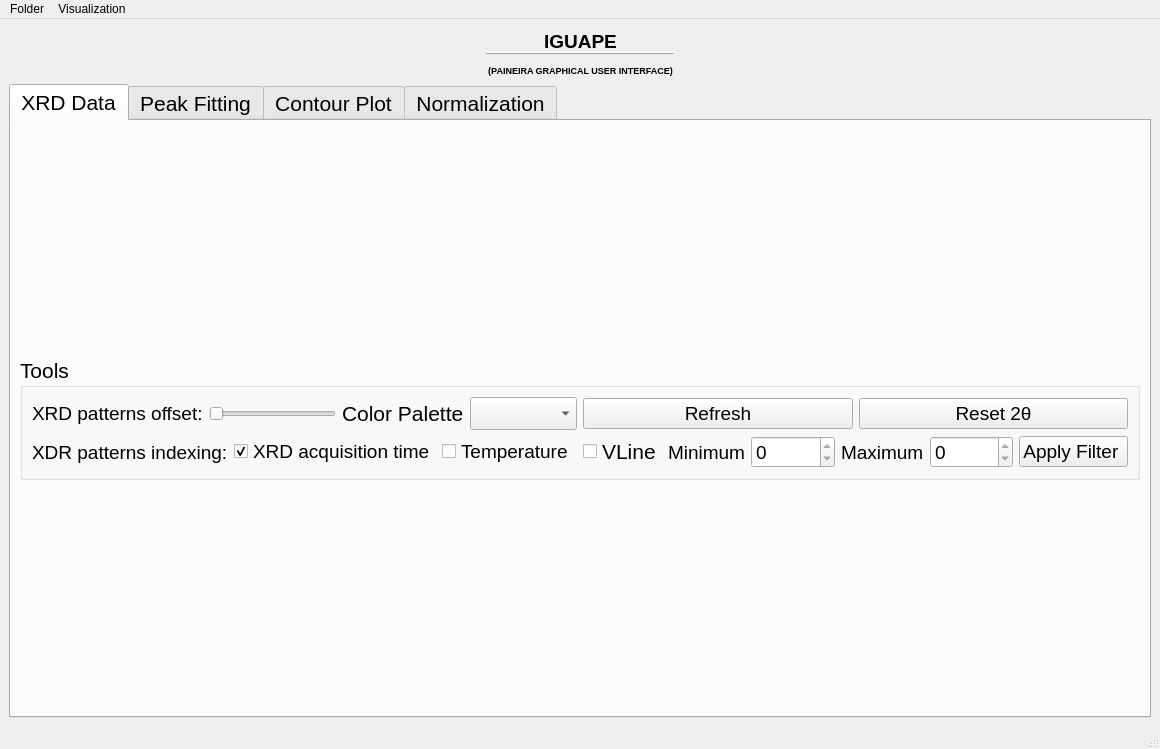
<?xml version="1.0" encoding="UTF-8"?>
<ui version="4.0">
 <class>MainWindow</class>
 <widget class="QMainWindow" name="MainWindow">
  <property name="geometry">
   <rect>
    <x>0</x>
    <y>0</y>
    <width>1160</width>
    <height>749</height>
   </rect>
  </property>
  <property name="windowTitle">
   <string>Iguape</string>
  </property>
  <property name="windowIcon">
   <iconset>
    <normaloff>../../../.designer/backup/Icons/Logo_IGUAPE.png</normaloff>../../../.designer/backup/Icons/Logo_IGUAPE.png</iconset>
  </property>
  <property name="styleSheet">
   <string notr="true"/>
  </property>
  <property name="locale">
   <locale language="English" country="UnitedKingdom"/>
  </property>
  <widget class="QWidget" name="centralwidget">
   <layout class="QGridLayout" name="gridLayout_3">
    <item row="0" column="0">
     <layout class="QVBoxLayout" name="verticalLayout">
      <item>
       <layout class="QHBoxLayout" name="horizontalLayout">
        <item>
         <widget class="QLabel" name="CNPEM_logo">
          <property name="maximumSize">
           <size>
            <width>100</width>
            <height>50</height>
           </size>
          </property>
          <property name="cursor">
           <cursorShape>PointingHandCursor</cursorShape>
          </property>
          <property name="text">
           <string/>
          </property>
          <property name="pixmap">
           <pixmap>../Icons/CNPEM-logo-colorido-2023_resize.png</pixmap>
          </property>
          <property name="openExternalLinks">
           <bool>true</bool>
          </property>
         </widget>
        </item>
        <item>
         <spacer name="horizontalSpacer_10">
          <property name="orientation">
           <enum>Qt::Horizontal</enum>
          </property>
          <property name="sizeHint" stdset="0">
           <size>
            <width>40</width>
            <height>20</height>
           </size>
          </property>
         </spacer>
        </item>
        <item>
         <widget class="QLabel" name="iguape_logo">
          <property name="maximumSize">
           <size>
            <width>100</width>
            <height>70</height>
           </size>
          </property>
          <property name="cursor">
           <cursorShape>PointingHandCursor</cursorShape>
          </property>
          <property name="text">
           <string/>
          </property>
          <property name="pixmap">
           <pixmap>../Icons/Logo_IGUAPE_resized.png</pixmap>
          </property>
          <property name="openExternalLinks">
           <bool>true</bool>
          </property>
         </widget>
        </item>
        <item>
         <spacer name="horizontalSpacer">
          <property name="orientation">
           <enum>Qt::Horizontal</enum>
          </property>
          <property name="sizeHint" stdset="0">
           <size>
            <width>40</width>
            <height>20</height>
           </size>
          </property>
         </spacer>
        </item>
        <item>
         <widget class="QLabel" name="title_label">
          <property name="minimumSize">
           <size>
            <width>0</width>
            <height>0</height>
           </size>
          </property>
          <property name="maximumSize">
           <size>
            <width>16777215</width>
            <height>50</height>
           </size>
          </property>
          <property name="font">
           <font>
            <pointsize>14</pointsize>
           </font>
          </property>
          <property name="frameShape">
           <enum>QFrame::HLine</enum>
          </property>
          <property name="frameShadow">
           <enum>QFrame::Raised</enum>
          </property>
          <property name="lineWidth">
           <number>1</number>
          </property>
          <property name="text">
           <string>&lt;html&gt;&lt;head/&gt;&lt;body&gt;&lt;p align=&quot;center&quot;&gt;&lt;span style=&quot; font-weight:600;&quot;&gt;IGUAPE&lt;/span&gt;&lt;/p&gt;&lt;p align=&quot;center&quot;&gt;&lt;span style=&quot; font-size:7pt; font-weight:600;&quot;&gt;(PAINEIRA GRAPHICAL USER INTERFACE)&lt;/span&gt;&lt;/p&gt;&lt;/body&gt;&lt;/html&gt;</string>
          </property>
          <property name="alignment">
           <set>Qt::AlignCenter</set>
          </property>
         </widget>
        </item>
        <item>
         <spacer name="horizontalSpacer_3">
          <property name="orientation">
           <enum>Qt::Horizontal</enum>
          </property>
          <property name="sizeHint" stdset="0">
           <size>
            <width>40</width>
            <height>20</height>
           </size>
          </property>
         </spacer>
        </item>
        <item>
         <widget class="QLabel" name="LNLS_logo">
          <property name="maximumSize">
           <size>
            <width>16777215</width>
            <height>50</height>
           </size>
          </property>
          <property name="cursor">
           <cursorShape>PointingHandCursor</cursorShape>
          </property>
          <property name="text">
           <string/>
          </property>
          <property name="pixmap">
           <pixmap>../Icons/LNLS_logo_resize.png</pixmap>
          </property>
          <property name="alignment">
           <set>Qt::AlignCenter</set>
          </property>
         </widget>
        </item>
        <item>
         <spacer name="horizontalSpacer_2">
          <property name="orientation">
           <enum>Qt::Horizontal</enum>
          </property>
          <property name="sizeHint" stdset="0">
           <size>
            <width>40</width>
            <height>20</height>
           </size>
          </property>
         </spacer>
        </item>
        <item>
         <widget class="QLabel" name="paineira_logo">
          <property name="maximumSize">
           <size>
            <width>70</width>
            <height>100</height>
           </size>
          </property>
          <property name="cursor">
           <cursorShape>PointingHandCursor</cursorShape>
          </property>
          <property name="pixmap">
           <pixmap>../Icons/Paineira_resize.png</pixmap>
          </property>
          <property name="alignment">
           <set>Qt::AlignRight|Qt::AlignTrailing|Qt::AlignVCenter</set>
          </property>
         </widget>
        </item>
       </layout>
      </item>
      <item>
       <widget class="QTabWidget" name="tabWidget">
        <property name="minimumSize">
         <size>
          <width>900</width>
          <height>400</height>
         </size>
        </property>
        <property name="font">
         <font>
          <pointsize>16</pointsize>
         </font>
        </property>
        <property name="currentIndex">
         <number>0</number>
        </property>
        <widget class="QWidget" name="XRD_data_tab">
         <attribute name="title">
          <string>XRD Data</string>
         </attribute>
         <layout class="QGridLayout" name="gridLayout_4">
          <item row="0" column="0">
           <layout class="QVBoxLayout" name="XRD_data_layout"/>
          </item>
          <item row="1" column="0">
           <widget class="QGroupBox" name="groupBox">
            <property name="sizePolicy">
             <sizepolicy hsizetype="Preferred" vsizetype="Fixed">
              <horstretch>0</horstretch>
              <verstretch>0</verstretch>
             </sizepolicy>
            </property>
            <property name="font">
             <font>
              <pointsize>16</pointsize>
             </font>
            </property>
            <property name="title">
             <string>Tools</string>
            </property>
            <layout class="QGridLayout" name="gridLayout">
             <item row="0" column="0">
              <layout class="QHBoxLayout" name="horizontalLayout_9">
               <item>
                <widget class="QLabel" name="offset_label">
                 <property name="sizePolicy">
                  <sizepolicy hsizetype="Minimum" vsizetype="Preferred">
                   <horstretch>0</horstretch>
                   <verstretch>0</verstretch>
                  </sizepolicy>
                 </property>
                 <property name="font">
                  <font>
                   <pointsize>14</pointsize>
                  </font>
                 </property>
                 <property name="text">
                  <string>XRD patterns offset:</string>
                 </property>
                </widget>
               </item>
               <item>
                <widget class="QSlider" name="offset_slider">
                 <property name="maximumSize">
                  <size>
                   <width>500</width>
                   <height>16777215</height>
                  </size>
                 </property>
                 <property name="font">
                  <font>
                   <pointsize>16</pointsize>
                  </font>
                 </property>
                 <property name="toolTip">
                  <string>Select the XRD patterns offset</string>
                 </property>
                 <property name="layoutDirection">
                  <enum>Qt::LeftToRight</enum>
                 </property>
                 <property name="minimum">
                  <number>1</number>
                 </property>
                 <property name="orientation">
                  <enum>Qt::Horizontal</enum>
                 </property>
                 <property name="invertedAppearance">
                  <bool>false</bool>
                 </property>
                 <property name="invertedControls">
                  <bool>false</bool>
                 </property>
                </widget>
               </item>
               <item>
                <widget class="QLabel" name="label_5">
                 <property name="text">
                  <string>Color Palette</string>
                 </property>
                </widget>
               </item>
               <item>
                <widget class="QComboBox" name="color_pallete_comboBox_2"/>
               </item>
              </layout>
             </item>
             <item row="0" column="1">
              <layout class="QHBoxLayout" name="horizontalLayout_6">
               <item>
                <widget class="QPushButton" name="refresh_button">
                 <property name="maximumSize">
                  <size>
                   <width>16777215</width>
                   <height>16777215</height>
                  </size>
                 </property>
                 <property name="font">
                  <font>
                   <pointsize>14</pointsize>
                  </font>
                 </property>
                 <property name="toolTip">
                  <string>Press to refresh the graph with the new XRD patterns</string>
                 </property>
                 <property name="text">
                  <string>Refresh</string>
                 </property>
                 <property name="icon">
                  <iconset>
                   <normaloff>../../../.designer/backup/Icons/Refresh_Icon.png</normaloff>../../../.designer/backup/Icons/Refresh_Icon.png</iconset>
                 </property>
                </widget>
               </item>
               <item>
                <widget class="QPushButton" name="reset_button">
                 <property name="minimumSize">
                  <size>
                   <width>0</width>
                   <height>0</height>
                  </size>
                 </property>
                 <property name="maximumSize">
                  <size>
                   <width>16777215</width>
                   <height>16777215</height>
                  </size>
                 </property>
                 <property name="font">
                  <font>
                   <pointsize>14</pointsize>
                  </font>
                 </property>
                 <property name="toolTip">
                  <string>Press to reset the 2θ interval to the deafult range</string>
                 </property>
                 <property name="text">
                  <string>Reset 2θ</string>
                 </property>
                </widget>
               </item>
              </layout>
             </item>
             <item row="1" column="0">
              <layout class="QHBoxLayout" name="horizontalLayout_7">
               <item>
                <widget class="QLabel" name="index_label">
                 <property name="sizePolicy">
                  <sizepolicy hsizetype="Minimum" vsizetype="Preferred">
                   <horstretch>0</horstretch>
                   <verstretch>0</verstretch>
                  </sizepolicy>
                 </property>
                 <property name="font">
                  <font>
                   <pointsize>14</pointsize>
                  </font>
                 </property>
                 <property name="text">
                  <string>XDR patterns indexing:</string>
                 </property>
                </widget>
               </item>
               <item>
                <widget class="QCheckBox" name="XRD_measure_order_checkbox">
                 <property name="maximumSize">
                  <size>
                   <width>16777215</width>
                   <height>16777215</height>
                  </size>
                 </property>
                 <property name="font">
                  <font>
                   <pointsize>14</pointsize>
                  </font>
                 </property>
                 <property name="text">
                  <string>XRD acquisition time</string>
                 </property>
                 <property name="checkable">
                  <bool>true</bool>
                 </property>
                 <property name="checked">
                  <bool>true</bool>
                 </property>
                 <property name="tristate">
                  <bool>false</bool>
                 </property>
                </widget>
               </item>
               <item>
                <widget class="QCheckBox" name="temperature_checkbox">
                 <property name="maximumSize">
                  <size>
                   <width>16777215</width>
                   <height>16777215</height>
                  </size>
                 </property>
                 <property name="font">
                  <font>
                   <pointsize>14</pointsize>
                  </font>
                 </property>
                 <property name="text">
                  <string>Temperature</string>
                 </property>
                </widget>
               </item>
              </layout>
             </item>
             <item row="1" column="1">
              <layout class="QHBoxLayout" name="horizontalLayout_8">
               <item>
                <widget class="QCheckBox" name="checkBox">
                 <property name="text">
                  <string>VLine</string>
                 </property>
                </widget>
               </item>
               <item>
                <widget class="QLabel" name="min_filter_label">
                 <property name="maximumSize">
                  <size>
                   <width>16777215</width>
                   <height>16777215</height>
                  </size>
                 </property>
                 <property name="font">
                  <font>
                   <pointsize>14</pointsize>
                  </font>
                 </property>
                 <property name="text">
                  <string>Minimum</string>
                 </property>
                </widget>
               </item>
               <item>
                <widget class="QDoubleSpinBox" name="min_temp_doubleSpinBox">
                 <property name="sizePolicy">
                  <sizepolicy hsizetype="Expanding" vsizetype="Fixed">
                   <horstretch>0</horstretch>
                   <verstretch>0</verstretch>
                  </sizepolicy>
                 </property>
                 <property name="maximumSize">
                  <size>
                   <width>16777215</width>
                   <height>16777215</height>
                  </size>
                 </property>
                 <property name="font">
                  <font>
                   <pointsize>14</pointsize>
                  </font>
                 </property>
                 <property name="readOnly">
                  <bool>true</bool>
                 </property>
                 <property name="decimals">
                  <number>0</number>
                 </property>
                </widget>
               </item>
               <item>
                <widget class="QLabel" name="max_filter_label">
                 <property name="maximumSize">
                  <size>
                   <width>16777215</width>
                   <height>16777215</height>
                  </size>
                 </property>
                 <property name="font">
                  <font>
                   <pointsize>14</pointsize>
                  </font>
                 </property>
                 <property name="text">
                  <string>Maximum</string>
                 </property>
                </widget>
               </item>
               <item>
                <widget class="QDoubleSpinBox" name="max_temp_doubleSpinBox">
                 <property name="sizePolicy">
                  <sizepolicy hsizetype="Expanding" vsizetype="Fixed">
                   <horstretch>0</horstretch>
                   <verstretch>0</verstretch>
                  </sizepolicy>
                 </property>
                 <property name="maximumSize">
                  <size>
                   <width>16777215</width>
                   <height>16777215</height>
                  </size>
                 </property>
                 <property name="font">
                  <font>
                   <pointsize>14</pointsize>
                  </font>
                 </property>
                 <property name="frame">
                  <bool>true</bool>
                 </property>
                 <property name="readOnly">
                  <bool>true</bool>
                 </property>
                 <property name="decimals">
                  <number>0</number>
                 </property>
                </widget>
               </item>
               <item>
                <widget class="QPushButton" name="filter_button">
                 <property name="sizePolicy">
                  <sizepolicy hsizetype="Expanding" vsizetype="Fixed">
                   <horstretch>0</horstretch>
                   <verstretch>0</verstretch>
                  </sizepolicy>
                 </property>
                 <property name="maximumSize">
                  <size>
                   <width>16777215</width>
                   <height>16777215</height>
                  </size>
                 </property>
                 <property name="font">
                  <font>
                   <pointsize>14</pointsize>
                  </font>
                 </property>
                 <property name="toolTip">
                  <string>Press to apply the temperature/measure order range</string>
                 </property>
                 <property name="text">
                  <string>Apply Filter </string>
                 </property>
                 <property name="icon">
                  <iconset>
                   <normaloff>../../../.designer/backup/Icons/Filter_Icon.png</normaloff>../../../.designer/backup/Icons/Filter_Icon.png</iconset>
                 </property>
                </widget>
               </item>
              </layout>
             </item>
            </layout>
           </widget>
          </item>
         </layout>
        </widget>
        <widget class="QWidget" name="peak_fit_tab">
         <attribute name="title">
          <string>Peak Fitting</string>
         </attribute>
         <layout class="QGridLayout" name="gridLayout_5">
          <item row="0" column="0">
           <layout class="QVBoxLayout" name="peak_fit_layout"/>
          </item>
          <item row="1" column="0">
           <widget class="QGroupBox" name="groupBox_3">
            <property name="sizePolicy">
             <sizepolicy hsizetype="Preferred" vsizetype="Fixed">
              <horstretch>0</horstretch>
              <verstretch>0</verstretch>
             </sizepolicy>
            </property>
            <property name="font">
             <font>
              <pointsize>16</pointsize>
             </font>
            </property>
            <property name="title">
             <string>Tools</string>
            </property>
            <layout class="QGridLayout" name="gridLayout_8">
             <item row="0" column="2">
              <widget class="QPushButton" name="save_peak_fit_data_button">
               <property name="minimumSize">
                <size>
                 <width>0</width>
                 <height>0</height>
                </size>
               </property>
               <property name="maximumSize">
                <size>
                 <width>16777215</width>
                 <height>16777215</height>
                </size>
               </property>
               <property name="toolTip">
                <string>Press to save the data as a CSV file</string>
               </property>
               <property name="text">
                <string>Save Peak Fit Data</string>
               </property>
               <property name="icon">
                <iconset>
                 <normaloff>../../../.designer/backup/Icons/Save_Icon.png</normaloff>../../../.designer/backup/Icons/Save_Icon.png</iconset>
               </property>
              </widget>
             </item>
             <item row="0" column="0">
              <widget class="QPushButton" name="refresh_button_peak_fit">
               <property name="text">
                <string>Refresh</string>
               </property>
              </widget>
             </item>
             <item row="0" column="1">
              <widget class="QPushButton" name="peak_fit_button">
               <property name="maximumSize">
                <size>
                 <width>16777215</width>
                 <height>16777215</height>
                </size>
               </property>
               <property name="toolTip">
                <string>Press to open the Peak Fit Window</string>
               </property>
               <property name="text">
                <string>Peak Fit</string>
               </property>
               <property name="icon">
                <iconset>
                 <normaloff>../../../.designer/backup/Icons/peak_fit_icon.png</normaloff>../../../.designer/backup/Icons/peak_fit_icon.png</iconset>
               </property>
              </widget>
             </item>
            </layout>
           </widget>
          </item>
         </layout>
        </widget>
        <widget class="QWidget" name="contour_tab">
         <attribute name="title">
          <string>Contour Plot</string>
         </attribute>
         <layout class="QGridLayout" name="gridLayout_2">
          <item row="0" column="0">
           <layout class="QVBoxLayout" name="contour_layout"/>
          </item>
          <item row="1" column="0">
           <widget class="QGroupBox" name="groupBox_2">
            <property name="sizePolicy">
             <sizepolicy hsizetype="Preferred" vsizetype="Fixed">
              <horstretch>0</horstretch>
              <verstretch>0</verstretch>
             </sizepolicy>
            </property>
            <property name="maximumSize">
             <size>
              <width>16777215</width>
              <height>16777215</height>
             </size>
            </property>
            <property name="title">
             <string>Tools</string>
            </property>
            <layout class="QGridLayout" name="gridLayout_6">
             <item row="0" column="0">
              <widget class="QLabel" name="label_3">
               <property name="text">
                <string>Contour Norm</string>
               </property>
              </widget>
             </item>
             <item row="0" column="1">
              <widget class="QComboBox" name="norm_comboBox">
               <item>
                <property name="text">
                 <string>LogNorm</string>
                </property>
               </item>
               <item>
                <property name="text">
                 <string>PowerNorm</string>
                </property>
               </item>
               <item>
                <property name="text">
                 <string>CenteredNorm</string>
                </property>
               </item>
               <item>
                <property name="text">
                 <string>LinearNorm</string>
                </property>
               </item>
              </widget>
             </item>
             <item row="0" column="2">
              <widget class="QLabel" name="label_4">
               <property name="maximumSize">
                <size>
                 <width>16777215</width>
                 <height>16777215</height>
                </size>
               </property>
               <property name="text">
                <string>Color Palette</string>
               </property>
               <property name="alignment">
                <set>Qt::AlignRight|Qt::AlignTrailing|Qt::AlignVCenter</set>
               </property>
              </widget>
             </item>
             <item row="0" column="3">
              <widget class="QComboBox" name="color_pallete_comboBox"/>
             </item>
             <item row="0" column="4">
              <widget class="QPushButton" name="contour_button">
               <property name="text">
                <string>Generate Contour</string>
               </property>
              </widget>
             </item>
            </layout>
           </widget>
          </item>
         </layout>
        </widget>
        <widget class="QWidget" name="normalization_tab">
         <attribute name="title">
          <string>Normalization</string>
         </attribute>
         <layout class="QGridLayout" name="gridLayout_7">
          <item row="0" column="0">
           <layout class="QVBoxLayout" name="normalization_layout"/>
          </item>
          <item row="1" column="0">
           <widget class="QGroupBox" name="groupBox_4">
            <property name="sizePolicy">
             <sizepolicy hsizetype="Preferred" vsizetype="Fixed">
              <horstretch>0</horstretch>
              <verstretch>0</verstretch>
             </sizepolicy>
            </property>
            <property name="font">
             <font>
              <pointsize>16</pointsize>
             </font>
            </property>
            <property name="title">
             <string>Tools</string>
            </property>
            <layout class="QGridLayout" name="gridLayout_9">
             <item row="0" column="0">
              <widget class="QLabel" name="label">
               <property name="text">
                <string>XRD patterns offset:</string>
               </property>
              </widget>
             </item>
             <item row="0" column="1">
              <widget class="QSlider" name="norm_offset_slider">
               <property name="minimum">
                <number>1</number>
               </property>
               <property name="value">
                <number>70</number>
               </property>
               <property name="orientation">
                <enum>Qt::Horizontal</enum>
               </property>
              </widget>
             </item>
             <item row="0" column="2">
              <widget class="QPushButton" name="normalize_button">
               <property name="font">
                <font>
                 <pointsize>14</pointsize>
                </font>
               </property>
               <property name="text">
                <string>Generate Normalization Plot</string>
               </property>
              </widget>
             </item>
            </layout>
           </widget>
          </item>
         </layout>
        </widget>
       </widget>
      </item>
     </layout>
    </item>
   </layout>
  </widget>
  <widget class="QMenuBar" name="menubar">
   <property name="geometry">
    <rect>
     <x>0</x>
     <y>0</y>
     <width>1160</width>
     <height>20</height>
    </rect>
   </property>
   <widget class="QMenu" name="menuFolder">
    <property name="title">
     <string>Folder</string>
    </property>
    <addaction name="actionOpen_New_Folder"/>
    <addaction name="actionExport_Figure"/>
    <addaction name="separator"/>
    <addaction name="actionAbout"/>
    <addaction name="actionHelp"/>
   </widget>
   <widget class="QMenu" name="menuVisualization">
    <property name="title">
     <string>Visualization</string>
    </property>
    <addaction name="actionQ_Vector"/>
    <addaction name="action2theta"/>
   </widget>
   <addaction name="menuFolder"/>
   <addaction name="menuVisualization"/>
  </widget>
  <widget class="QStatusBar" name="statusbar"/>
  <action name="actionOpen_New_Folder">
   <property name="text">
    <string>Open New Folder</string>
   </property>
  </action>
  <action name="actionAbout">
   <property name="text">
    <string>About</string>
   </property>
  </action>
  <action name="actionHelp">
   <property name="text">
    <string>Help</string>
   </property>
  </action>
  <action name="actionExport_Figure">
   <property name="text">
    <string>Export Figure</string>
   </property>
  </action>
  <action name="actionQ_Vector">
   <property name="checkable">
    <bool>true</bool>
   </property>
   <property name="checked">
    <bool>false</bool>
   </property>
   <property name="text">
    <string>Q-Vector</string>
   </property>
  </action>
  <action name="action2theta">
   <property name="checkable">
    <bool>true</bool>
   </property>
   <property name="checked">
    <bool>true</bool>
   </property>
   <property name="text">
    <string>2theta</string>
   </property>
  </action>
 </widget>
 <resources/>
 <connections/>
</ui>
